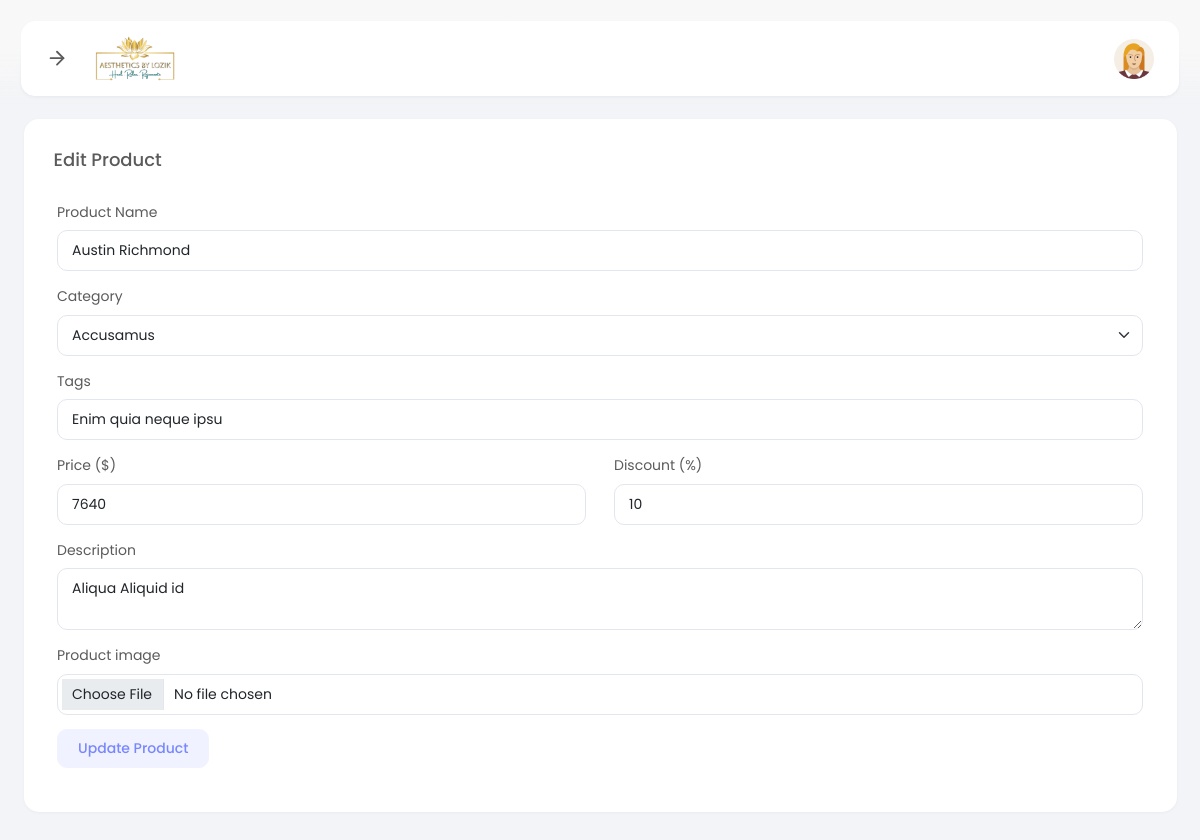
The page /manager/editproduct.php?pid=873264 (signed in) on the database its author committed.
### tables this page shows
CREATE TABLE `products` (
  `id` int(11) NOT NULL,
  `category_id` int(11) NOT NULL,
  `productid` varchar(11) NOT NULL,
  `name` varchar(255) NOT NULL,
  `tags` varchar(255) NOT NULL,
  `price` int(11) NOT NULL,
  `discount` float NOT NULL,
  `description` text NOT NULL,
  `image` varchar(255) NOT NULL,
  `status` varchar(30) NOT NULL DEFAULT 'available',
  `created_at` datetime NOT NULL DEFAULT current_timestamp()
);

CREATE TABLE `categories` (
  `id` int(11) NOT NULL,
  `category_name` varchar(150) NOT NULL,
  `created_at` datetime NOT NULL DEFAULT current_timestamp()
);

### manager/editproduct.php (the view, shortened to what this page needs)
<?php
include_once "../config.php";
if (isset($_GET["pid"])) {
  $productid = $_GET["pid"];
} else {
  echo "<script>location.href='products.php'</script>";
}
$getproducts = mysqli_query($conn, "SELECT * FROM `products` WHERE `productid` = '$productid'");
if (mysqli_num_rows($getproducts) > 0) {
  $product = mysqli_fetch_array($getproducts);
}
?>
<!DOCTYPE html>
<html lang="en">
<head>
  <link href="assets/plugins/bootstrap/css/bootstrap.min.css" rel="stylesheet">
  <link href="assets/plugins/font-awesome/css/all.min.css" rel="stylesheet">
  <link href="assets/plugins/perfectscroll/perfect-scrollbar.css" rel="stylesheet">
  <link href="assets/css/main.min.css" rel="stylesheet">
  <link href="assets/css/custom.css" rel="stylesheet">
</head>
<body>
  <div class="page-container">
    <?php include("components/menu.php"); ?>
    <div class="page-content">
      <div class="main-wrapper">
        <div class="row">
          <div class="col">
            <div class="card">
              <div class="card-body">
                <h5 class="card-title">Edit Product</h5>
                <form method="post" enctype="multipart/form-data">
                  <div class="row">
                    <div class="col-12 mb-3">
                      <label class="form-label">Product Name</label>
                      <input type="text" name="name" value="<?= $product["name"]; ?>" class="form-control"
                        placeholder="Beaded Wall clock ...">
                    </div>
                    <div class="col-12 mb-3">
                      <label class="form-label">Category</label>
                      <select name="category" id="" class="form-control form-select" required>
                        <?php
                        $getCategory = mysqli_query($conn, "SELECT * FROM `categories`");
                        if (mysqli_num_rows($getCategory) > 0) {
                          while ($row = mysqli_fetch_assoc($getCategory)) {
                            ?>
                            <option <?= $row["id"] == $product["category_id"] ? "selected" : "" ?> value='<?= $row["id"] ?>'>
                              <?= $row["category_name"] ?>
                            </option>
                            <?php
                          }
                        } else {
                          echo "<option value='' disabled>No Category Found</option>";
                        }
                        ?>
                      </select>
                    </div>
                    <div class="col-12 mb-3">
                      <label class="form-label">Tags</label>
                      <input type="text" name="tags" value="<?= $product["tags"]; ?>" class="form-control"
                        placeholder="Associated terms (Seperated by comma ' , ')">
                    </div>
                    <div class="col-md-6 mb-3">
                      <label class="form-label">Price ($)</label>
                      <input type="number" class="form-control" name="price" value="<?= $product["price"]; ?>"
                        placeholder="$500">
                    </div>
                    <div class="col-md-6 mb-3">
                      <label class="form-label">Discount (%)</label>
                      <input type="number" step="any" name="discount" value="<?= $product["discount"]; ?>" value="0"
                        class="form-control" placeholder="5%">
                    </div>
                    <div class="col-12 mb-3">
                      <label class="form-label">Description</label>
                      <textarea name="description" id=""
                        class=" form-control "><?= $product["description"]; ?></textarea>
                    </div>
                    <div class="col-12 mb-3">
                      <label class="form-label">Product image</label>
                      <input type="file" name="image" class="form-control">
                    </div>
                    <div class="col-12 mb-3">
                      <input type="submit" name="edit" value="Update Product" class="btn btn-primary">
                    </div>
                  </div>
                </form>
              </div>
            </div>
          </div>
        </div>
      </div>
    </div>
  </div>
</body>
</html>

### rows shown on the page
products: name "Austin Richmond", category "Accusamus", tags "Enim quia neque ipsu", price "7640", discount "10", description "Aliqua Aliquid id"
